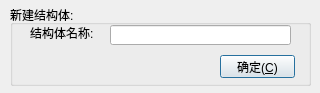
<?xml version="1.0" encoding="UTF-8"?>
<ui version="4.0">
 <class>frmStructAdd</class>
 <widget class="QDialog" name="frmStructAdd">
  <property name="geometry">
   <rect>
    <x>0</x>
    <y>0</y>
    <width>320</width>
    <height>93</height>
   </rect>
  </property>
  <property name="windowTitle">
   <string>Dialog</string>
  </property>
  <widget class="QGroupBox" name="groupBox">
   <property name="geometry">
    <rect>
     <x>10</x>
     <y>5</y>
     <width>301</width>
     <height>81</height>
    </rect>
   </property>
   <property name="title">
    <string>新建结构体:</string>
   </property>
   <widget class="QPushButton" name="pushButton">
    <property name="geometry">
     <rect>
      <x>210</x>
      <y>50</y>
      <width>75</width>
      <height>23</height>
     </rect>
    </property>
    <property name="text">
     <string>确定(&amp;C)</string>
    </property>
   </widget>
   <widget class="QLabel" name="label">
    <property name="geometry">
     <rect>
      <x>20</x>
      <y>20</y>
      <width>71</width>
      <height>16</height>
     </rect>
    </property>
    <property name="text">
     <string>结构体名称:</string>
    </property>
   </widget>
   <widget class="QLineEdit" name="lineEdit">
    <property name="geometry">
     <rect>
      <x>100</x>
      <y>20</y>
      <width>181</width>
      <height>20</height>
     </rect>
    </property>
   </widget>
  </widget>
 </widget>
 <resources/>
 <connections/>
</ui>
